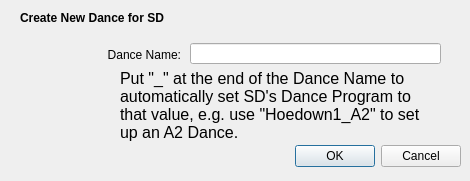
<?xml version="1.0" encoding="UTF-8"?>
<ui version="4.0">
 <class>newDanceDialog</class>
 <widget class="QDialog" name="newDanceDialog">
  <property name="geometry">
   <rect>
    <x>0</x>
    <y>0</y>
    <width>470</width>
    <height>181</height>
   </rect>
  </property>
  <property name="windowTitle">
   <string>Add Comment</string>
  </property>
  <widget class="QDialogButtonBox" name="buttonBox">
   <property name="geometry">
    <rect>
     <x>120</x>
     <y>140</y>
     <width>341</width>
     <height>32</height>
    </rect>
   </property>
   <property name="orientation">
    <enum>Qt::Orientation::Horizontal</enum>
   </property>
   <property name="standardButtons">
    <set>QDialogButtonBox::StandardButton::Cancel|QDialogButtonBox::StandardButton::Ok</set>
   </property>
  </widget>
  <widget class="QLabel" name="label">
   <property name="geometry">
    <rect>
     <x>20</x>
     <y>10</y>
     <width>181</width>
     <height>16</height>
    </rect>
   </property>
   <property name="font">
    <font>
     <bold>true</bold>
    </font>
   </property>
   <property name="text">
    <string>Create New Dance for SD</string>
   </property>
  </widget>
  <widget class="QLabel" name="danceNameLabel">
   <property name="geometry">
    <rect>
     <x>60</x>
     <y>47</y>
     <width>121</width>
     <height>16</height>
    </rect>
   </property>
   <property name="text">
    <string>Dance Name:</string>
   </property>
   <property name="alignment">
    <set>Qt::AlignmentFlag::AlignRight|Qt::AlignmentFlag::AlignTrailing|Qt::AlignmentFlag::AlignVCenter</set>
   </property>
  </widget>
  <widget class="QLineEdit" name="theDanceName">
   <property name="geometry">
    <rect>
     <x>190</x>
     <y>43</y>
     <width>251</width>
     <height>21</height>
    </rect>
   </property>
   <property name="text">
    <string/>
   </property>
  </widget>
  <widget class="QLabel" name="label_2">
   <property name="geometry">
    <rect>
     <x>120</x>
     <y>70</y>
     <width>321</width>
     <height>71</height>
    </rect>
   </property>
   <property name="font">
    <font>
     <pointsize>12</pointsize>
    </font>
   </property>
   <property name="text">
    <string>Put &quot;_&lt;LEVEL&gt;&quot; at the end of the Dance Name to automatically set SD's Dance Program to that value, e.g. use &quot;Hoedown1_A2&quot; to set up an A2 Dance.</string>
   </property>
   <property name="wordWrap">
    <bool>true</bool>
   </property>
  </widget>
 </widget>
 <resources/>
 <connections>
  <connection>
   <sender>buttonBox</sender>
   <signal>accepted()</signal>
   <receiver>newDanceDialog</receiver>
   <slot>accept()</slot>
   <hints>
    <hint type="sourcelabel">
     <x>248</x>
     <y>254</y>
    </hint>
    <hint type="destinationlabel">
     <x>157</x>
     <y>274</y>
    </hint>
   </hints>
  </connection>
  <connection>
   <sender>buttonBox</sender>
   <signal>rejected()</signal>
   <receiver>newDanceDialog</receiver>
   <slot>reject()</slot>
   <hints>
    <hint type="sourcelabel">
     <x>316</x>
     <y>260</y>
    </hint>
    <hint type="destinationlabel">
     <x>286</x>
     <y>274</y>
    </hint>
   </hints>
  </connection>
 </connections>
</ui>
